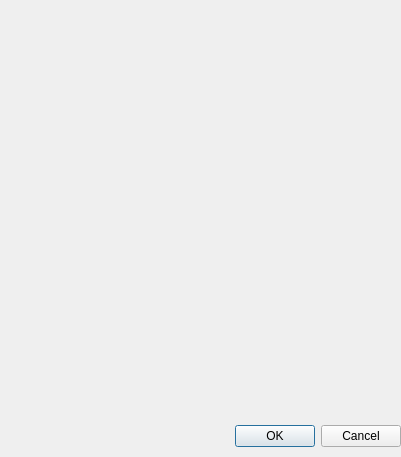
<?xml version="1.0" encoding="UTF-8"?>
<ui version="4.0">
 <class>Dialog</class>
 <widget class="QDialog" name="Dialog">
  <property name="enabled">
   <bool>true</bool>
  </property>
  <property name="geometry">
   <rect>
    <x>0</x>
    <y>0</y>
    <width>401</width>
    <height>457</height>
   </rect>
  </property>
  <property name="focusPolicy">
   <enum>Qt::StrongFocus</enum>
  </property>
  <property name="windowTitle">
   <string>Dialog</string>
  </property>
  <widget class="QDialogButtonBox" name="buttonBox">
   <property name="geometry">
    <rect>
     <x>60</x>
     <y>420</y>
     <width>341</width>
     <height>32</height>
    </rect>
   </property>
   <property name="focusPolicy">
    <enum>Qt::NoFocus</enum>
   </property>
   <property name="orientation">
    <enum>Qt::Horizontal</enum>
   </property>
   <property name="standardButtons">
    <set>QDialogButtonBox::Cancel|QDialogButtonBox::Ok</set>
   </property>
  </widget>
  <widget class="QWidget" name="formLayoutWidget">
   <property name="geometry">
    <rect>
     <x>0</x>
     <y>0</y>
     <width>401</width>
     <height>421</height>
    </rect>
   </property>
   <layout class="QFormLayout" name="formLayout"/>
  </widget>
 </widget>
 <resources/>
 <connections>
  <connection>
   <sender>buttonBox</sender>
   <signal>accepted()</signal>
   <receiver>Dialog</receiver>
   <slot>accept()</slot>
   <hints>
    <hint type="sourcelabel">
     <x>248</x>
     <y>254</y>
    </hint>
    <hint type="destinationlabel">
     <x>157</x>
     <y>274</y>
    </hint>
   </hints>
  </connection>
  <connection>
   <sender>buttonBox</sender>
   <signal>rejected()</signal>
   <receiver>Dialog</receiver>
   <slot>reject()</slot>
   <hints>
    <hint type="sourcelabel">
     <x>316</x>
     <y>260</y>
    </hint>
    <hint type="destinationlabel">
     <x>286</x>
     <y>274</y>
    </hint>
   </hints>
  </connection>
 </connections>
</ui>
